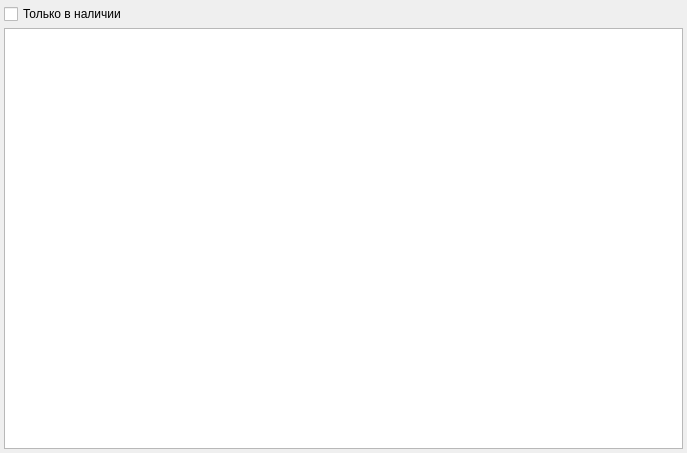
<?xml version="1.0" encoding="UTF-8"?>
<ui version="4.0">
 <class>SmnnGrlsLfComboBoxPopupEx</class>
 <widget class="QWidget" name="SmnnGrlsLfComboBoxPopupEx">
  <property name="geometry">
   <rect>
    <x>0</x>
    <y>0</y>
    <width>687</width>
    <height>453</height>
   </rect>
  </property>
  <property name="windowTitle">
   <string>Form</string>
  </property>
  <layout class="QGridLayout" name="gridLayout">
   <property name="margin">
    <number>4</number>
   </property>
   <property name="spacing">
    <number>4</number>
   </property>
   <item row="4" column="0" colspan="2">
    <widget class="CTableView" name="tblSmnn"/>
   </item>
   <item row="3" column="0" colspan="2">
    <widget class="QCheckBox" name="chkOnlyExists">
     <property name="text">
      <string>Только в наличии</string>
     </property>
    </widget>
   </item>
  </layout>
 </widget>
 <customwidgets>
  <customwidget>
   <class>CTableView</class>
   <extends>QTableView</extends>
   <header>library/TableView.h</header>
  </customwidget>
 </customwidgets>
 <tabstops>
  <tabstop>tblSmnn</tabstop>
 </tabstops>
 <resources/>
 <connections/>
</ui>
